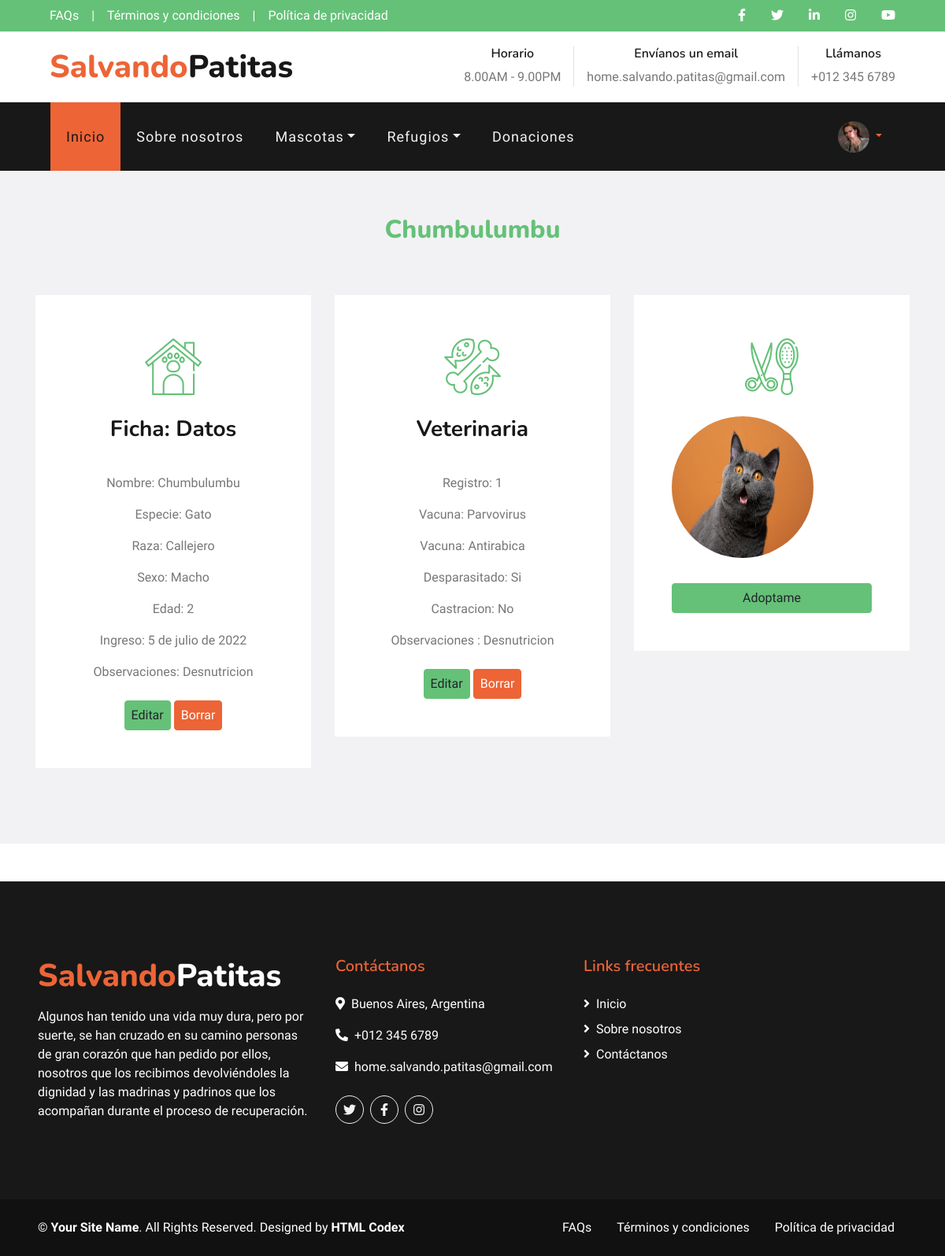
Page /Mascota/detalle-mascota/28/ (signed in) on the committed database.
### Apps/User/models.py (models this page shows, shortened)
class User_profile(models.Model):
    user = models.OneToOneField('auth.User', on_delete=models.CASCADE, related_name='profile')
    first_name= models.CharField(max_length = 50, null=True, blank=True)
    last_name= models.CharField(max_length = 50, null=True, blank=True)
    phone = models.CharField(max_length=30, null=True, blank=True)
    direccion= models.CharField(max_length=100, null=True, blank=True)
    description= models.TextField(max_length = 200, null=True, blank=True)
    image = models.ImageField(upload_to='profile_image/', null=True, blank=True)

### Apps/Mascota/models.py (models this page shows, shortened)
class Mascota (models.Model):
    nickname = models.CharField(max_length= 50, unique=True)
    especie = models.CharField(max_length= 50, null=True, blank=True)
    raza = models.CharField(max_length= 50, null=True, blank=True)
    sexo = models.CharField (max_length= 20, null=True, blank=True)
    edad_aprox= models.IntegerField(null=True, blank=True)
    ingreso = models.DateField(null=True, blank=True)
    observaciones = models.TextField(max_length=80,null=True, blank=True)
    image = models.ImageField(upload_to='mascota_image/', null=True, blank=True)

### Apps/Veterinaria/models.py (models this page shows, shortened)
class Ficha_medica (models.Model):
    mascota = models.OneToOneField(Mascota, on_delete=models.CASCADE, related_name='veterinaria', null=True)
    registro = models.IntegerField(unique=True)
    vacuna_1 = models.CharField(max_length= 100, null=True, blank=True,)
    vacuna_2 = models.CharField(max_length= 100, null=True, blank=True,)
    desparasitacion = models.CharField(max_length=50, null=True, blank=True,)
    castracion = models.CharField(max_length=50, null=True, blank=True,)
    observaciones = models.TextField(max_length=150,null=True, blank=True,)

### Apps/Mascota/views.py (the view)
# urls.py: path("detalle-mascota/<int:pk>/", Detail_Mascota.as_view() , name="detalle-mascota"),
class Detail_Mascota(DetailView):
    model = Mascota
    template_name = 'Mascota/detalle_mascota.html'

### Templates/Mascota/detalle_mascota.html (shortened to what this page needs)
{% extends "padre.html" %}
{% load static %}
{% block contenidoQueCambia%}
<div class="container-fluid bg-light pt-2">
    <div class="container py-5">
        <div class="d-flex flex-column text-center mb-5">
            <h2 class="text-secondary mb-3">{{mascota.nickname}}</h2>
        </div>
            <div class="row pb-3">
                <div class="col-md-6 col-lg-4 mb-4">
                    <div class="d-flex flex-column text-center bg-white mb-2 p-3 p-sm-5">
                        <h3 class="flaticon-house display-3 font-weight-normal text-secondary mb-3"></h3>
                        <h3 class="mb-3">Ficha: Datos</h3><br>
                    <table>
                        <p> Nombre: {{mascota.nickname}}</p>
                        <p> Especie: {{mascota.especie}}</p>
                        <p> Raza: {{mascota.raza}}</p>
                        <p> Sexo: {{mascota.sexo}}</p>
                        <p> Edad: {{mascota.edad_aprox}}</p>
                        <p> Ingreso: {{mascota.ingreso}}</p>
                        <p> Observaciones: {{mascota.observaciones}}</p>
                    </table>
                    {% if request.user.is_staff %}
                        <div>
                            <a align="rigth" href="{% url "editar-mascota" mascota.id %}" class="btn  btn-secondary mt-3 mt-md-2 px-2">Editar</a>
                            <a align="rigth" href="{% url "borrar-mascota" mascota.id %}" class="btn  btn-primary mt-3 mt-md-2 px-2">Borrar</a>
                        </div>
                    {% endif %}
                    </div>
                </div>
                <div class="col-md-6 col-lg-4 mb-4">
                    <div class="d-flex flex-column text-center bg-white mb-2 p-3 p-sm-5">
                        <h3 class="flaticon-food display-3 font-weight-normal text-secondary mb-3"></h3>
                        <h3 class="mb-3">Veterinaria</h3><br>
                        <table>
                            <p> Registro: {{mascota.veterinaria.registro}}</p>
                            <p> Vacuna: {{mascota.veterinaria.vacuna_1}}</p>
                            <p> Vacuna: {{mascota.veterinaria.vacuna_2}}</p>
                            <p> Desparasitado: {{mascota.veterinaria.desparasitacion}}</p>
                            <p> Castracion: {{mascota.veterinaria.castracion}}</p>
                            <p> Observaciones : {{mascota.veterinaria.observaciones }}</p>
                        </table>
                        {% if request.user.is_staff %}
                                {% if not mascota.veterinaria %}
                                <a href="{% url "ficha-veterinaria" mascota.id %}" class="btn  btn-secondary mt-1 mt-md-2 px-2">Cargar ficha veterinaria</a>
                                {% else %}
                                    <div>
                                        <a align="rigth" href="{% url "editar-vacuna" mascota.veterinaria.id %}" class="btn  btn-secondary mt-3 mt-md-2 px-2">Editar</a>
                                        <a align="rigth" href="{% url "borrar-vacuna" mascota.veterinaria.id %}" class="btn  btn-primary mt-3 mt-md-2 px-2">Borrar</a>
                                    </div>
                                {% endif %}
                        {% endif %}
                    </div>
                </div>
                <div class="col-md-6 col-lg-4 mb-4">
                    <div class="d-flex flex-column text-center bg-white mb-2 p-3 p-sm-5">
                        <h3 class="flaticon-grooming display-3 font-weight-normal text-secondary mb-3"></h3>
                        <img src="{{mascota.image.url}}", style="border-radius: 50% ;" width="180px" height="180px
                        "><br>
                        {% if request.user.is_authenticated %}
                        <a href="{% url "adopcion" %}" class="btn  btn-secondary mt-1 mt-md-2 px-2">Adoptame</a>
                        {% else %}
                        <a href="{% url "requerimiento" %}" class="btn  btn-secondary mt-1 mt-md-2 px-2">Adoptame</a>
                        {% endif%}
                    </div>
                </div>
             </div>
    </div>
</div>
{%endblock%}

### Templates/padre.html (shortened to what this page needs)
<!DOCTYPE html>
<html lang="en">
<head>
    {% load static %}
    <link href="https://cdnjs.cloudflare.com/ajax/libs/font-awesome/5.10.0/css/all.min.css" rel="stylesheet">
    <link href="lib/flaticon/font/flaticon.css" rel="stylesheet">
    <link href="lib/owlcarousel/assets/owl.carousel.min.css" rel="stylesheet">
    <link href="lib/tempusdominus/css/tempusdominus-bootstrap-4.min.css" rel="stylesheet" />
    <link href="{% static "css/style.css" %}"  rel="stylesheet">
</head>
<body>
    <div class="container-fluid">
        <div class="row bg-secondary py-2 px-lg-5">
            <div class="col-lg-6 text-center text-lg-left mb-2 mb-lg-0">
                <div class="d-inline-flex align-items-center">
                    <a class="text-white pr-3" href="{% url "preguntas-frecuentes" %}">FAQs</a>
                    <span class="text-white">|</span>
                    <a class="text-white px-3" href="{% url "terminos-condiciones" %}">Términos y condiciones</a>
                    <span class="text-white">|</span>
                    <a class="text-white pl-3" href="{% url "politica-privacidad" %}">Política de privacidad</a>
                </div>
            </div>
            <div class="col-lg-6 text-center text-lg-right">
                <div class="d-inline-flex align-items-center">
                    <a class="text-white px-3" href="https://www.facebook.com/" target="_blank">
                        <i class="fab fa-facebook-f"></i>
                    </a>
                    <a class="text-white px-3" href="https://twitter.com/" target="_blank">
                        <i class="fab fa-twitter"></i>
                    </a>
                    <a class="text-white px-3" href="https://www.linkedin.com/" target="_blank">
                        <i class="fab fa-linkedin-in"></i>
                    </a>
                    <a class="text-white px-3" href="https://www.instagram.com/" target="_blank">
                        <i class="fab fa-instagram"></i>
                    </a>
                    <a class="text-white pl-3" href="https://www.youtube.com/" target="_blank">
                        <i class="fab fa-youtube"></i>
                    </a>
                </div>
            </div>
        </div>
        <div class="row py-3 px-lg-5">
            <div class="col-lg-4">
                <a href="{% url "index" %}" class="navbar-brand d-none d-lg-block">
                    <h1 class="m-0 display-5 text-capitalize"><span class="text-primary">Salvando</span>Patitas</h1>
                </a>
            </div>
            <div class="col-lg-8 text-center text-lg-right">
                <div class="d-inline-flex align-items-center">
                    <div class="d-inline-flex flex-column text-center pr-3 border-right">
                        <h6>Horario</h6>
                        <p class="m-0">8.00AM - 9.00PM</p>
                    </div>
                    <div class="d-inline-flex flex-column text-center px-3 border-right">
                        <h6>Envíanos un email</h6>
                        <p class="m-0">home.salvando.patitas@gmail.com</p>
                    </div>
                    <div class="d-inline-flex flex-column text-center pl-3">
                        <h6>Llámanos</h6>
                        <p class="m-0">+012 345 6789</p>
                    </div>
                </div>
            </div>
        </div>
    </div>
    <div class="container-fluid p-0">
        <nav class="navbar navbar-expand-lg bg-dark navbar-dark py-3 py-lg-0 px-lg-5">
            <div class="collapse navbar-collapse justify-content-between px-3" id="navbarCollapse">
                <div class="navbar-nav mr-auto py-0">
                    {% if request.user.is_staff %}
                    <a href="{% url "index" %}" class="nav-item nav-link active">Inicio</a>
                    <a href="{% url "sobre-nosotros" %}" class="nav-item nav-link">Sobre nosotros</a>
                    <div class="nav-item dropdown">
                        <a href="#" class="nav-link dropdown-toggle" data-toggle="dropdown">Mascotas</a>
                    </div>
                    <div class="nav-item dropdown">
                        <a href="#" class="nav-link dropdown-toggle" data-toggle="dropdown">Refugios</a>
                    </div>
                    <a href="{% url "donaciones" %}" class="nav-item nav-link">Donaciones</a>
                    {% endif %}
                </div>
                {% if request.user.is_authenticated %}
                <div class="nav-item dropdown">
                    <a href="#" class="nav-link dropdown-toggle" data-toggle="dropdown">
                        {% if user.profile.image %}
                        <img src="{{user.profile.image.url}}" , style="border-radius: 50% ;" width="40px", height="40px">
                        {% endif%}
                </div>
                {%endif%}
        </nav>
    </div>
{% block contenidoQueCambia %}
        {% endblock%}
    <div class="container-fluid bg-dark text-white mt-5 py-5 px-sm-3 px-md-5">
        <div class="row pt-5">
            <div class="col-lg-4 col-md-12 mb-5">
                <h1 class="mb-3 display-5 text-capitalize text-white"><span class="text-primary">Salvando</span>Patitas</h1>
                <p class="m-0">Algunos han tenido una vida muy dura, pero por suerte, se han cruzado en su camino personas de gran corazón que han pedido por ellos, nosotros que los recibimos devolviéndoles la dignidad y las madrinas y padrinos que los acompañan durante el proceso de recuperación.</p>
            </div>
            <div class="col-lg-8 col-md-15">
                <div class="row">
                    <div class="col-md-5 mb-5">
                        <h5 class="text-primary mb-4">Contáctanos</h5>
                        <p><i class="fa fa-map-marker-alt mr-2"></i>Buenos Aires, Argentina</p>
                        <p><i class="fa fa-phone-alt mr-2"></i>+012 345 6789</p>
                        <p><i class="fa fa-envelope mr-2"></i>home.salvando.patitas@gmail.com</p>
                        <div class="d-flex justify-content-start mt-4">
                            <a class="btn btn-outline-light rounded-circle text-center mr-2 px-0" style="width: 36px; height: 36px;" href="https://twitter.com/" target="_blank"><i class="fab fa-twitter"></i></a>
                            <a class="btn btn-outline-light rounded-circle text-center mr-2 px-0" style="width: 36px; height: 36px;" href="https://www.facebook.com/" target="_blank"><i class="fab fa-facebook-f"></i></a>
                            <a class="btn btn-outline-light rounded-circle text-center mr-2 px-0" style="width: 36px; height: 36px;" href="https://www.instagram.com/" target="_blank"><i class="fab fa-instagram"></i></a>
                        </div>
                    </div>
                    <div class="col-md-3 mb-5">
                        <h5 class="text-primary mb-4">Links frecuentes</h5>
                        <div class="d-flex flex-column justify-content-start">
                            <a class="text-white mb-2" href="{% url "index" %}"><i class="fa fa-angle-right mr-2"></i>Inicio</a>
                            <a class="text-white mb-2" href="{% url "sobre-nosotros" %}" ><i class="fa fa-angle-right mr-2"></i>Sobre nosotros</a>
                            <a class="text-white" href="{% url "news-letter" %}"><i class="fa fa-angle-right mr-2"></i>Contáctanos</a>
                        </div>
                    </div>
                </div>
            </div>
        </div>
    </div>
    <div class="container-fluid text-white py-4 px-sm-3 px-md-5" style="background: #111111;">
        <div class="row">
            <div class="col-md-6 text-center text-md-left mb-3 mb-md-0">
                <p class="m-0 text-white">
                    &copy; <a class="text-white font-weight-bold" href="{% url "sobre-nosotros" %}">Your Site Name</a>. All Rights Reserved. Designed by
                    <a class="text-white font-weight-bold" href="https://htmlcodex.com">HTML Codex</a>
                </p>
            </div>
            <div class="col-md-6 text-center text-md-right">
                <ul class="nav d-inline-flex">
                    <li class="nav-item">
                        <a class="nav-link text-white py-0" href="{% url "preguntas-frecuentes" %}">FAQs</a>
                    </li>
                    <li class="nav-item">
                        <a class="nav-link text-white py-0" href="{% url "terminos-condiciones" %}">Términos y condiciones</a>
                    </li>
                    <li class="nav-item">
                        <a class="nav-link text-white py-0" href="{% url "politica-privacidad" %}">Política de privacidad</a>
                    </li>
                </ul>
            </div>
        </div>
    </div>
</body>
</html>

### rows in the picture
Mascota: nickname "Chumbulumbu", especie "Gato", raza "Callejero", sexo "Macho", edad_aprox "2", ingreso "5 de julio de 2022", observaciones "Desnutricion", veterinaria.registro "1", veterinaria.vacuna_1 "Parvovirus", veterinaria.vacuna_2 "Antirabica", veterinaria.desparasitacion "Si", veterinaria.castracion "No", veterinaria.observaciones "Desnutricion", image (picture)
